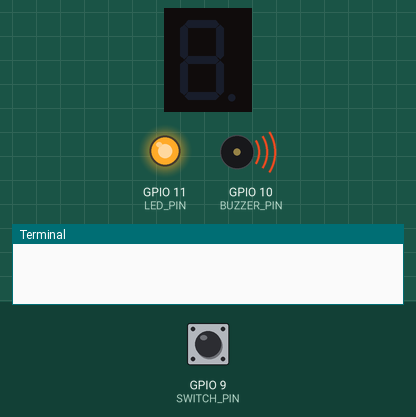
Simulated run of this program. Board: Raspberry Pi (BCM pin numbers). On the bench: 1-digit seven-segment display, output pins drawn as LEDs (lit = HIGH), buzzer (waves = sounding), the last lines printed to the terminal. Inputs (shaded band) come from the test bench; at power-on: GPIO 9 (SWITCH_PIN) LOW. Random numbers come from a fixed seed; the segment pins are drawn as the display they are named for; the clock reads 2024-03-15 10:24:30 at power-on unless the program sets it; pins used as bus, display or sensor lines are not drawn. At 8.3 s the program stops and its outputs stay as they are.

Above: at 3.2 s.
3.3 s: GPIO 9 (SWITCH_PIN) pulled HIGH for 0.15 s
At 4.6 s:
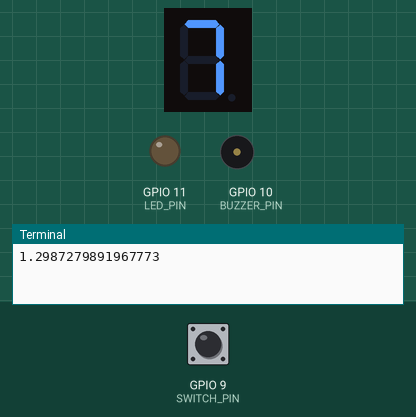
Timing chart, 0 to 6.3 s (numbered marks = the images above; inputs shaded):
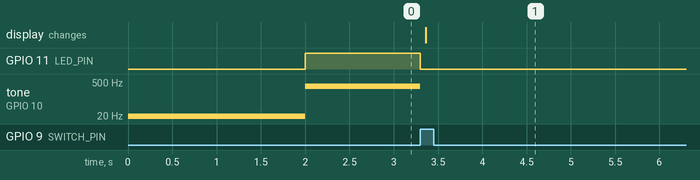

Measured:
- after the input at 3.3 s, GPIO 11 (LED_PIN): HIGH → LOW at once; tone on GPIO 10 (BUZZER_PIN): 330 Hz → silent at once; the display: changes after 0.06 s (image 1)

The program:

project_1.py
```python
import RPi.GPIO as GPIO
import time
import random

LED_PIN = 11
SWITCH_PIN = 9
BUZZER_PIN = 10
SEGMENT_PINS = [13, 14, 15, 16, 17, 18, 21]

GPIO.setmode(GPIO.BCM)

GPIO.setup(LED_PIN, GPIO.OUT)
GPIO.setup(BUZZER_PIN, GPIO.OUT)
GPIO.setup(SWITCH_PIN, GPIO.IN, pull_up_down = GPIO.PUD_DOWN)

for segment in SEGMENT_PINS:
  GPIO.setup(segment, GPIO.OUT)
  GPIO.output(segment, GPIO.LOW)

data = [[1, 1, 1, 1, 1, 1, 0],
        [0, 1, 1, 0, 0, 0, 0],
        [1, 1, 0, 1, 1, 0, 1],
        [1, 1, 1, 1, 0, 0, 1],
        [0, 1, 1, 0, 0, 1, 1],
        [1, 0, 1, 1, 0, 1, 1],
        [1, 0, 1, 1, 1, 1, 1],
        [1, 1, 1, 0, 0, 0, 0],
        [1, 1, 1, 1, 1, 1, 1],
        [1, 1, 1, 0, 0, 1, 1]]


pwm = GPIO.PWM(BUZZER_PIN, 1)
pwm.start(10)

R = random.randrange(1, 6)
time.sleep(R)
start_Time = time.time()

GPIO.output(LED_PIN, True)
pwm.ChangeFrequency(330)


while True:
  if GPIO.input(SWITCH_PIN)==True:

    end_Time = time.time()
    pwm.stop()
    print(end_Time-start_Time)
    GPIO.output(LED_PIN, False)
    tmp=end_Time-start_Time
    if tmp<=0.1:
      for i in range(7):
       GPIO.output(SEGMENT_PINS[i], data[1][i])
    elif tmp<=0.2:
      for i in range(7):
        GPIO.output(SEGMENT_PINS[i], data[2][i])
    elif tmp<=0.4:
      for i in range(7):
        GPIO.output(SEGMENT_PINS[i], data[3][i])
    elif tmp<=0.6:
      for i in range(7):
        GPIO.output(SEGMENT_PINS[i], data[4][i])
    elif tmp<=0.8:
      for i in range(7):
        GPIO.output(SEGMENT_PINS[i], data[5][i])
    elif tmp<=1.0:
      for i in range(7):
       GPIO.output(SEGMENT_PINS[i], data[6][i])
    elif tmp<=1.5:
      for i in range(7):
        GPIO.output(SEGMENT_PINS[i], data[7][i])
    elif tmp<=2.0:
      for i in range(7):
        GPIO.output(SEGMENT_PINS[i], data[8][i])
    else:
      for i in range(7):
        GPIO.output(SEGMENT_PINS[i], data[9][i])

    time.sleep(5)

    GPIO.cleanup()
    print('cleanup and exit')

    break


  
```
